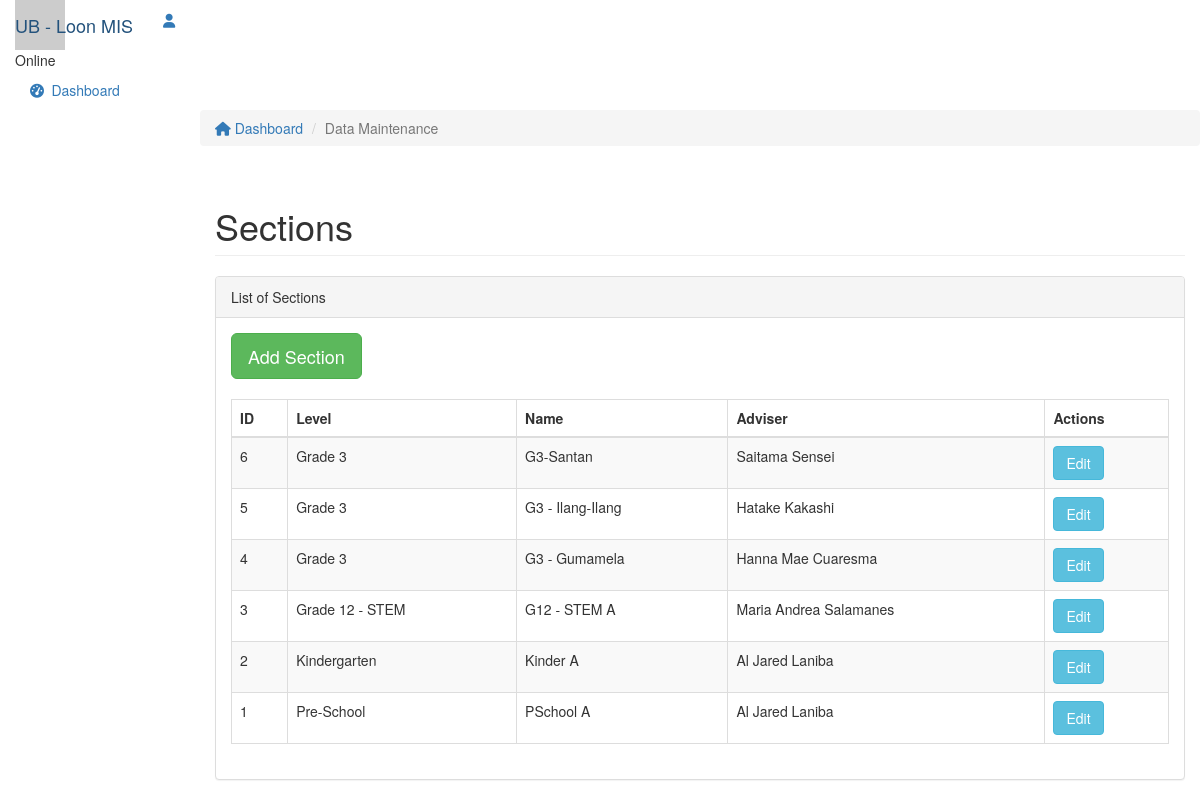
Page /index.php/section on the earlier database version.
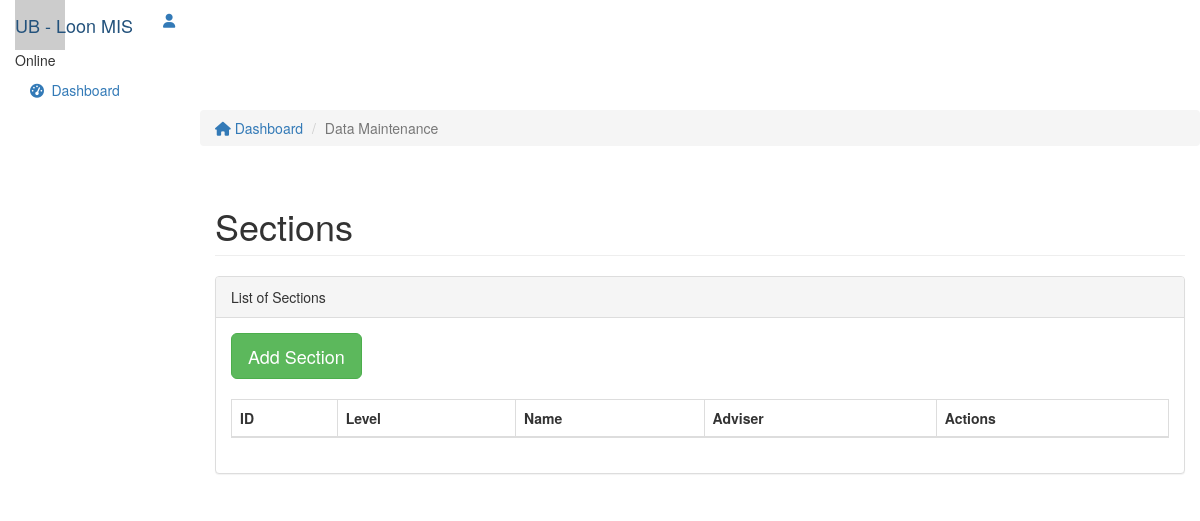
Same page on the later database version.
### tables this page shows
CREATE TABLE `sections` (
  `id` int(11) NOT NULL,
  `name` varchar(100) NOT NULL,
  `level` int(11) NOT NULL,
  `adviser` int(11) DEFAULT NULL
);

CREATE TABLE `faculty` (
  `id` int(11) NOT NULL,
  `first_name` varchar(100) NOT NULL,
  `middle_name` varchar(100) NOT NULL,
  `last_name` varchar(100) NOT NULL,
  `birthdate` date NOT NULL,
  `address` varchar(100) NOT NULL,
  `civil_status` varchar(100) NOT NULL,
  `citizenship` varchar(100) NOT NULL,
  `gender` varchar(100) NOT NULL,
  `email` varchar(100) NOT NULL,
  `contact` varchar(100) NOT NULL,
  `role` varchar(100) NOT NULL,
  `profile` varchar(100) DEFAULT NULL
);

### application/views/layouts/main.php (called while the page is built, shortened)
<?php
$this->load->view('parts/header');
$this->load->view($_view);
?>

### application/controllers/Section.php (called while the page is built, shortened)
<?php
class Section extends CI_Controller{
    function __construct()
    {
        $this->load->model('Section_model');
        $this->load->model('Level_model');
        $this->load->model('Faculty_model');
        $this->load->library('enrollment_library');
    }
    function index()
    {
        $data['sections'] = $this->Section_model->get_all_sections();
        $data['page_title'] = 'Section List';
        $data['_view'] = 'section/index';
        $this->load->view('layouts/main',$data);
    }
}

### index.php (called while the page is built, shortened)
<?php
require_once BASEPATH.'core/CodeIgniter.php';

### application/models/Section_model.php (called while the page is built, shortened)
<?php
class Section_model extends CI_Model
{
    function get_all_sections()
    {
        $this->db->order_by('id', 'desc');
        return $this->db->get('sections')->result_array();
    }
}

### application/models/Faculty_model.php (called while the page is built, shortened)
<?php
class Faculty_model extends CI_Model
{
    function get_level_detail_by_id($level_id,$detail){
        if($this->db->where('levels_id',$level_id)->get('levels')->row()!==NULL){
        return $this->db->where('levels_id',$level_id)->get('levels')->row()->$detail;
        }else{
            return ;
        }
    }
    function get_faculty_name_by_id($faculty_id){
        if(isset($this->db->where('id',$faculty_id)->get('faculty')->row()->first_name)){
            return $this->db->where('id',$faculty_id)->get('faculty')->row();
        }else{
            return '';
        }
    }
}

### application/libraries/Enrollment_library.php (called while the page is built, shortened)
<?php
class Enrollment_library
{
	protected $ci;
	public function __construct()
	{
        $this->ci =& get_instance();
	}
	public function get_level_info_by_id($id,$column){
		return $this->ci->Faculty_model->get_level_detail_by_id($id,$column);
	}
	public function get_faculty_name_by_id($faculty_id)	{
		return $this->ci->Faculty_model->get_faculty_name_by_id($faculty_id);
	}
}

### application/views/section/index.php (the view, shortened to what this page needs)
<div class="col-sm-9 col-sm-offset-3 col-lg-10 col-lg-offset-2 main">
		<div class="row">
			<ol class="breadcrumb">
				<li><a href="#">
					<em class="fa fa-home"></em> Dashboard
				</a></li>
				<li class="active">Data Maintenance</li>
			</ol>
		</div>
		<div class="row">
			<div class="col-lg-12">
				<h1 class="page-header">Sections</h1>
			</div>
		</div>
		<div class="row">
			<div class="col-lg-12">
				<div class="panel panel-default">
					<div class="panel-heading">List of Sections</div>
					<div class="panel-body">
						<div class="table-responsive">
							<div>
								<a  href="<?php echo site_url('section/add'); ?>" class="btn btn-success btn-lg">Add Section</a>
							</div>
							<br>
								<table class="table table-striped table-bordered table-section-list">
									<thead>
								    <tr>
										<th>ID</th>
										<th>Level</th>
										<th>Name</th>
										<th>Adviser</th>
										<th>Actions</th>
								    </tr>
									</thead>
									<tbody>
									<?php foreach($sections as $s){ ?>
								    <tr>
										<td><?php echo $s['id']; ?></td>
										<td><?php echo $this->enrollment_library->get_level_info_by_id($s['level'],'name'); ?></td>
										<td><?php echo $s['name']; ?></td>
										<td><?php
											if(isset($this->enrollment_library->get_faculty_name_by_id($s['adviser'])->first_name)){
											 echo $this->enrollment_library->get_faculty_name_by_id($s['adviser'])->first_name.' '.$this->enrollment_library->get_faculty_name_by_id($s['adviser'])->last_name;
											}else{
												echo '<label class="label label-warning">[ Vacant - Please select adviser ]</label>';
											}
										 ?></td>
										<td>
								            <a href="<?php echo site_url('section/edit/'.$s['id']); ?>" class="btn btn-info btn-md">Edit</a>
								        </td>
								    </tr>
									<?php } ?>
									</tbody>
								</table>
							</div>
						</div>
					</div>
				</div>
			</div>
	</div>

Differences in the rows shown:
removed sections: id "6", level_info_by_id "Grade 3", name "G3-Santan", adviser.first_name "Saitama", adviser.last_name "Sensei"
removed sections: id "5", level_info_by_id "Grade 3", name "G3 - Ilang-Ilang", adviser.first_name "Hatake", adviser.last_name "Kakashi"
removed sections: id "4", level_info_by_id "Grade 3", name "G3 - Gumamela", adviser.first_name "Hanna Mae", adviser.last_name "Cuaresma"
removed sections: id "3", level_info_by_id "Grade 12 - STEM", name "G12 - STEM A", adviser.first_name "Maria Andrea", adviser.last_name "Salamanes"
removed sections: id "2", level_info_by_id "Kindergarten", name "Kinder A", adviser.first_name "Al Jared", adviser.last_name "Laniba"
removed sections: id "1", level_info_by_id "Pre-School", name "PSchool A", adviser.first_name "Al Jared", adviser.last_name "Laniba"
